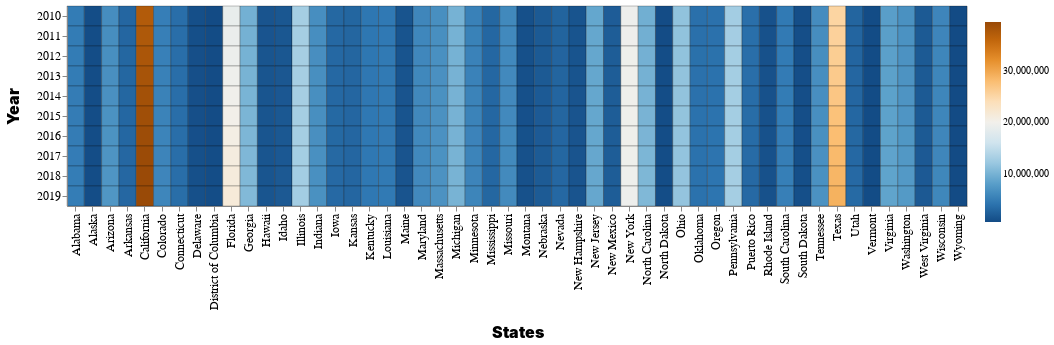

Notebook code for this chart:
### Markdown cell above
### Heatmap: run the following code to see a heatmap

### Code cell
#!pip install altair
import altair as alt

alt.themes.enable("dark")

heatmap = alt.Chart(df_reshaped).mark_rect().encode(
        y=alt.Y('year:O', axis=alt.Axis(title="Year", titleFontSize=16, titlePadding=15, titleFontWeight=900, labelAngle=0)),
        x=alt.X('states:O', axis=alt.Axis(title="States", titleFontSize=16, titlePadding=15, titleFontWeight=900)),
        color=alt.Color('max(population):Q',
                         legend=alt.Legend(title=" "),
                         scale=alt.Scale(scheme="blueorange")),
        stroke=alt.value('black'),
        strokeWidth=alt.value(0.25),
        #tooltip=[
        #    alt.Tooltip('year:O', title='Year'),
        #    alt.Tooltip('population:Q', title='Population')
        #]
    ).properties(width=900
    #).configure_legend(orient='bottom', titleFontSize=16, labelFontSize=14, titlePadding=0
    #).configure_axisX(labelFontSize=14)
    ).configure_axis(
    labelFontSize=12,
    titleFontSize=12
    )

heatmap

### Figure 1 — Vega-Lite specification as saved in the notebook (floating-point values rounded to 4 significant figures; data arrays with more than 128 entries replaced by an {"elided": "..."} marker saying what was removed)
{"usermeta": {"embedOptions": {"theme": "dark"}}, "config": {"view": {"continuousWidth": 300, "continuousHeight": 300}, "axis": {"labelFontSize": 12, "titleFontSize": 12}}, "data": {"name": "data-11ebd177962ba4d1ca2bb3561ffb7e36"}, "mark": {"type": "rect"}, "encoding": {"color": {"aggregate": "max", "field": "population", "legend": {"title": " "}, "scale": {"scheme": "blueorange"}, "type": "quantitative"}, "stroke": {"value": "black"}, "strokeWidth": {"value": 0.25}, "x": {"axis": {"title": "States", "titleFontSize": 16, "titleFontWeight": 900, "titlePadding": 15}, "field": "states", "type": "ordinal"}, "y": {"axis": {"labelAngle": 0, "title": "Year", "titleFontSize": 16, "titleFontWeight": 900, "titlePadding": 15}, "field": "year", "type": "ordinal"}}, "width": 900, "$schema": "https://vega.github.io/schema/vega-lite/v5.17.0.json", "datasets": {"data-11ebd177962ba4d1ca2bb3561ffb7e36": {"elided": "520 records"}}}
